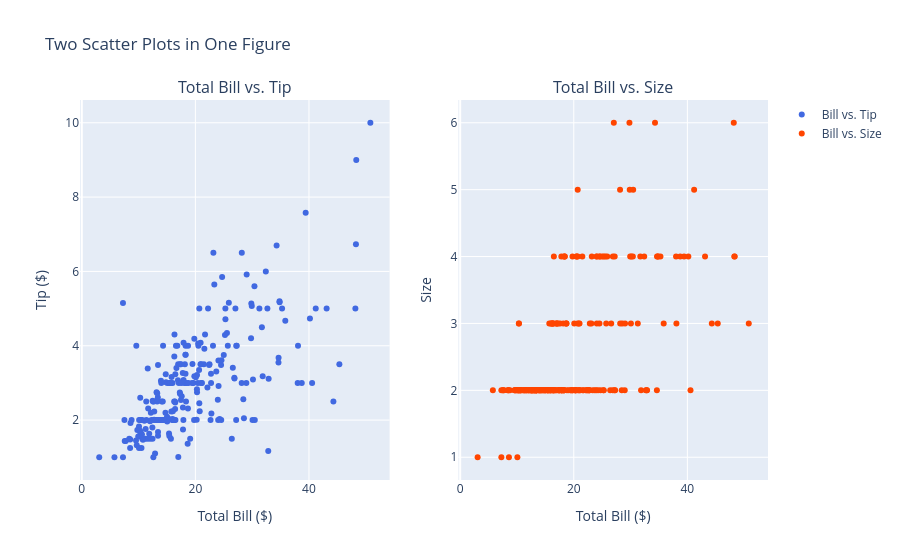

Notebook code for this chart:
### Code cell
# create the grid
fig = make_subplots(rows=1, cols=2,
                    subplot_titles=[
                        'Total Bill vs. Tip',
                        'Total Bill vs. Size'])
# add scatte to panel 1,1
fig.add_trace(
    go.Scatter(
        x=tips['total_bill'], y=tips['tip'], 
        mode='markers', marker=dict(size=6, color='royalblue'),
        name='Bill vs. Tip'), 
    row=1, col=1
)

fig.add_trace(
    go.Scatter(
        x=tips['total_bill'], y=tips['size'], 
        mode='markers', marker=dict(size=6, color='orangered'),
        name='Bill vs. Size'), 
    row=1, col=2
)
# Update axes for each subplot
fig.update_xaxes(title_text='Total Bill ($)', row=1, col=1)
fig.update_xaxes(title_text='Total Bill ($)', row=1, col=2)
fig.update_yaxes(title_text='Tip ($)', row=1, col=1)
fig.update_yaxes(title_text='Size', row=1, col=2)

fig.update_layout(title='Two Scatter Plots in One Figure')
fig.show()

### Figure 1 — Plotly figure (JSON) as saved in the notebook; plotly's stock layout.template omitted (floating-point values rounded to 4 significant figures; data arrays with more than 128 entries replaced by an {"elided": "..."} marker saying what was removed)
{"data": [{"marker": {"color": "royalblue", "size": 6}, "mode": "markers", "name": "Bill vs. Tip", "type": "scatter", "x": {"elided": "244 float values"}, "xaxis": "x", "y": {"elided": "244 float values"}, "yaxis": "y"}, {"marker": {"color": "orangered", "size": 6}, "mode": "markers", "name": "Bill vs. Size", "type": "scatter", "x": {"elided": "244 float values"}, "xaxis": "x2", "y": {"elided": "244 int values"}, "yaxis": "y2"}], "layout": {"annotations": [{"font": {"size": 16}, "showarrow": false, "text": "Total Bill vs. Tip", "x": 0.225, "xanchor": "center", "xref": "paper", "y": 1, "yanchor": "bottom", "yref": "paper"}, {"font": {"size": 16}, "showarrow": false, "text": "Total Bill vs. Size", "x": 0.775, "xanchor": "center", "xref": "paper", "y": 1, "yanchor": "bottom", "yref": "paper"}], "title": {"text": "Two Scatter Plots in One Figure"}, "xaxis": {"anchor": "y", "domain": [0, 0.45], "title": {"text": "Total Bill ($)"}}, "xaxis2": {"anchor": "y2", "domain": [0.55, 1], "title": {"text": "Total Bill ($)"}}, "yaxis": {"anchor": "x", "domain": [0, 1], "title": {"text": "Tip ($)"}}, "yaxis2": {"anchor": "x2", "domain": [0, 1], "title": {"text": "Size"}}}}
